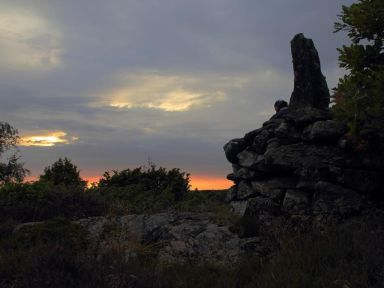
%> input picture BubblesFreq/Stimuli/imgs/smallish/Abend.jpg, 384 x 288 px
$ octave HowManypeople.m   (GNU Octave 9; MATLAB toolbox functions it lacks are replaced by stand-ins)
%> lines starting %> are read from the running program, lines starting %| are printed output that depends on the picture
im=rgb2gray(imread('./Stimuli/imgs/smallish/Abend.jpg'));
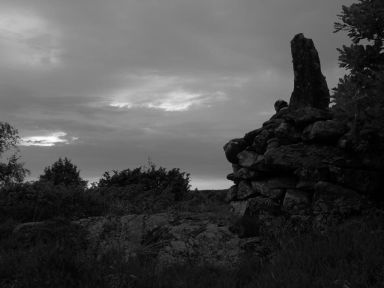
%> im: size 288x384 uint8; min 0, max 254, mean 73.5
%Settings
nBands=7;
minOctave=2;
nBubbles=30;
%example Image
b=bubbles(im, nBands, nBubbles, minOctave);
imSizeX=b.maskSizeX;
%> imSizeX = 384
imSizeY=b.maskSizeY;
%> imSizeY = 288
techNBubbles=(4.^[0:nBands-2]); %one less for zero and background
sd=b.sd(1);%in jedem Band wird gleichviel abgedeckt
%> sd = 384
probNBubbles=techNBubbles/sum(techNBubbles);%wahrscheinlichkeit
%area
imSizeA=imSizeX*imSizeY;
%> imSizeA = 110592
sdA= pi.*(sd.^2);
%> sdA = 463246.7
APerTrial=(imSizeA./sdA)*probNBubbles(1)*nBubbles;
%> APerTrial = 0.00525
%how many to show each px once
nShow=10;
trials=nShow/APerTrial
%> trials = 1905.9
time=(trials*5)/60
%> time = 158.8

$ run again, with BubblesFreq/Stimuli/imgs/smallish/Aegypten.jpg copied over BubblesFreq/Stimuli/imgs/smallish/Abend.jpg
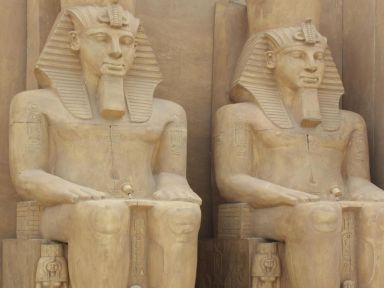
%> input picture BubblesFreq/Stimuli/imgs/smallish/Aegypten.jpg, 384 x 288 px
%> `im=rgb2gray(imread('./Stimuli/imgs/smallish/Abend.jpg'));`:
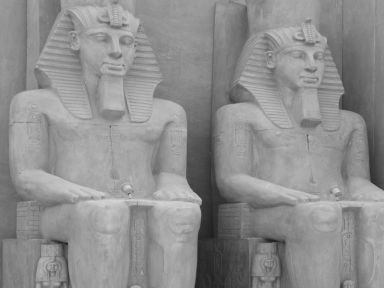
%> im: size 288x384 uint8; min 30, max 217, mean 142.5
%> imSizeX = 384
%> imSizeY = 288
%> sd = 384
%> imSizeA = 110592
%> sdA = 463246.7
%> APerTrial = 0.00525
%> trials = 1905.9
%> time = 158.8

$ run again, with BubblesFreq/Stimuli/imgs/smallish/Berg.jpg copied over BubblesFreq/Stimuli/imgs/smallish/Abend.jpg
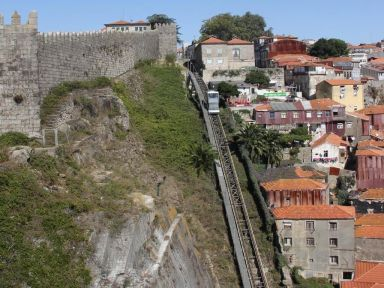
%> input picture BubblesFreq/Stimuli/imgs/smallish/Berg.jpg, 384 x 288 px
%> `im=rgb2gray(imread('./Stimuli/imgs/smallish/Abend.jpg'));`:
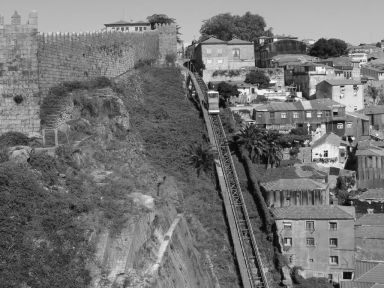
%> im: size 288x384 uint8; min 1, max 255, mean 116.9
%> imSizeX = 384
%> imSizeY = 288
%> sd = 384
%> imSizeA = 110592
%> sdA = 463246.7
%> APerTrial = 0.00525
%> trials = 1905.9
%> time = 158.8
